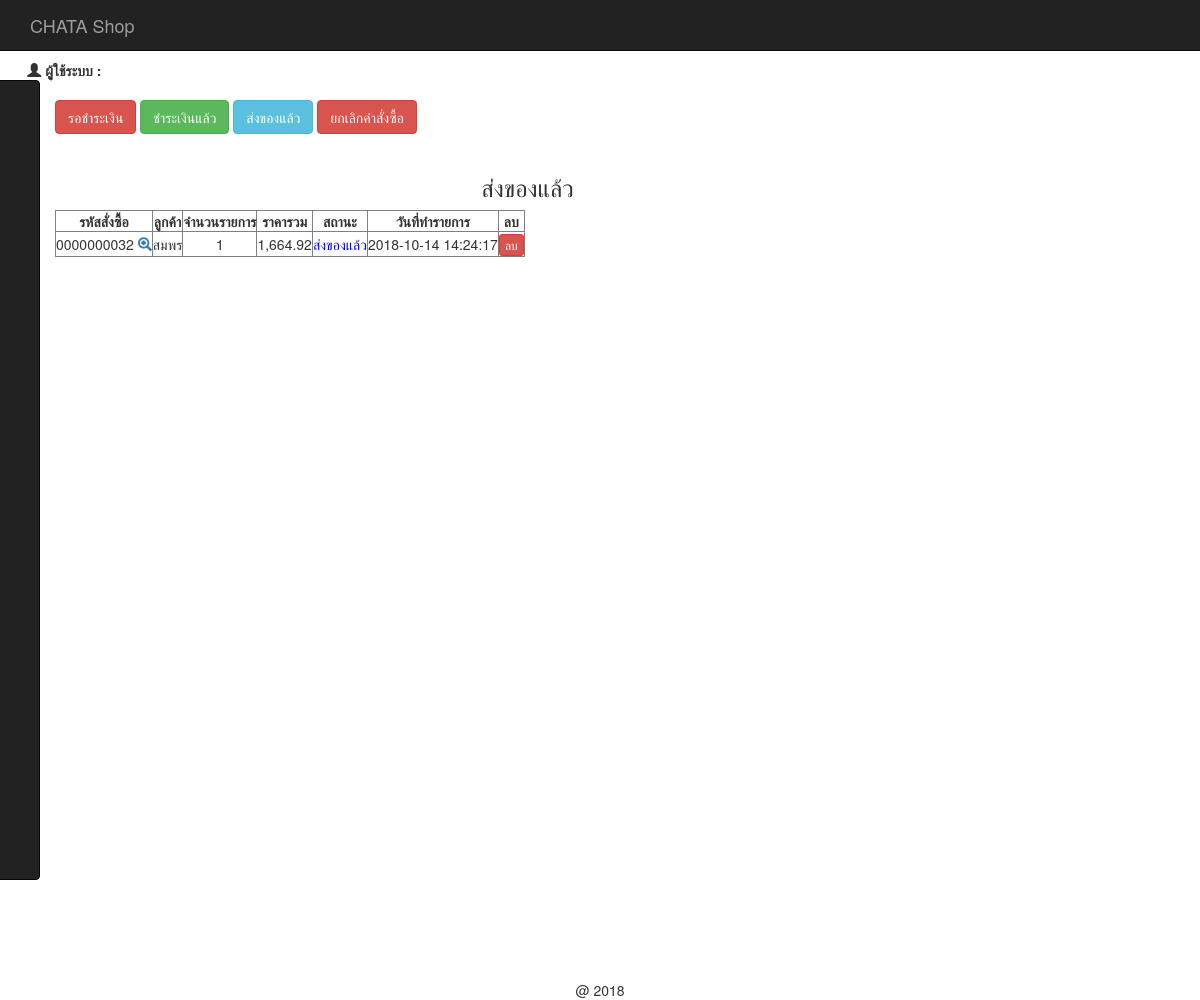
The app's page /backend/index.php?act=show-post (signed in), older data.
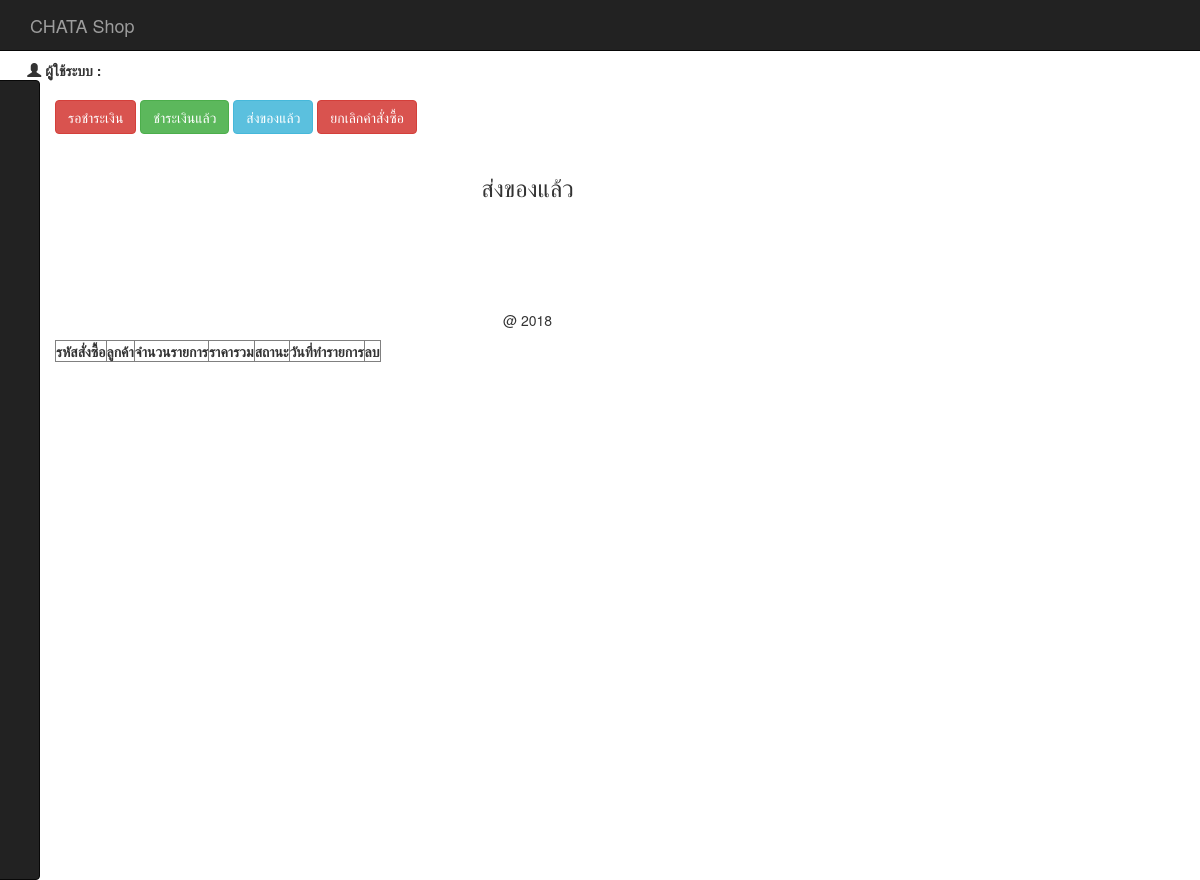
The same page, newer data.
### tables this page shows
CREATE TABLE `tbl_order` (
  `order_id` int(10) UNSIGNED ZEROFILL NOT NULL,
  `mem_id` int(11) NOT NULL,
  `name` varchar(100) NOT NULL,
  `address` varchar(500) NOT NULL,
  `email` varchar(100) NOT NULL,
  `phone` varchar(10) NOT NULL,
  `order_status` int(1) NOT NULL,
  `pay_slip` varchar(200) DEFAULT NULL,
  `b_name` varchar(100) DEFAULT NULL,
  `b_number` varchar(200) DEFAULT NULL,
  `pay_date` date DEFAULT NULL,
  `pay_amount` float(10,2) DEFAULT NULL,
  `postcode` varchar(30) DEFAULT NULL,
  `order_date` datetime NOT NULL
);

### backend/mm.php (called while the page is built, shortened)
<?php
if (!function_exists("GetSQLValueString")) {
function GetSQLValueString($theValue, $theType, $theDefinedValue = "", $theNotDefinedValue = "")
{
  $theValue = function_exists("mysql_real_escape_string") ? mysql_real_escape_string($theValue) : mysql_escape_string($theValue);
  switch ($theType) {
    case "text":
      $theValue = ($theValue != "") ? "'" . $theValue . "'" : "NULL";
      break;
    case "long":
    case "int":
      $theValue = ($theValue != "") ? intval($theValue) : "NULL";
      break;
  }
  return $theValue;
}
}
?>

### backend/show_cart_post.php (the view, shortened to what this page needs)
<?php require_once('../Connections/condb.php'); ?>
<?php
$query_mycart = sprintf("SELECT o.order_id as oid, o.mem_id, o.order_status, o.order_date, o.name , d.order_id , count(d.order_id) as coid , SUM(d.total) as ctotal FROM tbl_order as o, tbl_order_detail as d WHERE o.order_id = d.order_id AND o.order_status = 3 GROUP BY o.order_id ORDER BY o.order_id DESC " , GetSQLValueString($colname_mycart , "int"));
$mycart = mysql_query($query_mycart , $condb) or die(mysql_error());
$row_mycart = mysql_fetch_assoc($mycart);
$totalRows_mycart = mysql_num_rows($mycart);
?>
<h3 align="center">ส่งของแล้ว</h3>
<table id="example" class="display" cellspacing="0" border="1">
	<thead>
		<tr>
			<th>รหัสสั่งซื้อ</th>
			<th>ลูกค้า</th>
			<th>จำนวนรายการ</th>
			<th>ราคารวม</th>
			<th>สถานะ</th>
			<th>วันที่ทำรายการ</th>
			<th> <center> ลบ </center></th>
		</tr>
	</thead>
	<?php if ($totalRows_mycart > 0) { ?>
		<?php do { ?>
			<tr>
				<td>
					<?php echo $row_mycart['oid'];?>
					<span id="hp">
						<a href="index.php?order_id=<?php echo $row_mycart['oid'];?>&act=show-order">
							<span class="glyphicon glyphicon-zoom-in"></span>
						</a>
					</span>
				</td>
				<td align="center">
					<?php echo $row_mycart['name'];?>
				</td>
				<td align="center">
					<?php echo $row_mycart['coid'];?>
				</td>
				<td align="center">
					<?php echo number_format($row_mycart['ctotal'],2);?>
				</td>
				<td align="center">
					<font color="red">
						<?php $status = $row_mycart['order_status'];
						include('status.php');
						?>
					</font>
				</td>
				<td> <?php echo $row_mycart['order_date'];?></td>
				<td><center>
					<a href="del_order.php?order_id=<?php echo $row_mycart['oid'];?>" class="btn btn-danger btn-xs" onClick="return confirm('ยืนยันการลบ');">
					ลบ </a></center>
				</td>
			</tr>
		<?php } while ($row_mycart = mysql_fetch_assoc($mycart)); ?>
	</table>
	<?php
}
?>

### backend/index.php (shortened to what this page needs)
<!DOCTYPE html>
<html lang="en">
<head>
  <?php include('h.php');?>
  <?php include('datatable.php');?>
  <span id="hp">
    <?php include('menu.php');?>
  </span>
</head>
<body>
  <?php include('navbar.php');?>
  <div class="container">
  	<div class="row">
      <div class="col-md-10 " >
        <br />
        <a href="index.php" class="btn btn-danger" id="hp">รอชำระเงิน</a>
        <a href="index.php?act=show-payed" class="btn btn-success" id="hp">ชำระเงินแล้ว</a>
        <a href="index.php?act=show-post" class="btn btn-info" id="hp">ส่งของแล้ว</a>
        <a href="index.php?act=show-cancel" class="btn btn-danger" id="hp">ยกเลิกคำสั่งซื้อ</a>
        <br />
        <br />
        <?php
        $act = $_GET['act'];
        if ($act =='show-order') {
          include('detail_order_after_cartdone.php');
        }elseif ($act == 'show-payed'){
          include('show_cart_pay.php');
        }elseif ($act == 'show-post') {
          include('show_cart_post.php');
        }elseif ($act == 'show-cancel'){
          include('show_cancel_cart.php');
        }else{
          include('show_new_cart.php');
        }
        ?>
      </div>
    </div>
  </div>
</body>
</html>
<?php include('f.php');?>

### backend/h.php (shortened to what this page needs)
<link href="../css/bootstrap.min.css" rel="stylesheet">
<link href="../css/style.css" rel="stylesheet">

### backend/datatable.php (shortened to what this page needs)
<link rel="stylesheet" type="text/css" href="../dt/jquery.dataTables.min.css">

### backend/menu.php (shortened to what this page needs)
<br>
<br>
<br>
<?php include('mm.php');?>
&nbsp;&nbsp;&nbsp;&nbsp;&nbsp;&nbsp;&nbsp;<b class="glyphicon glyphicon-user"> </b>&nbsp;<b>ผูู้ใช้ระบบ : <?php echo $row_mm['admin_name'];?></b>
<br>
<nav class="navbar navbar-inverse sidebar">
</nav>

### backend/navbar.php (shortened to what this page needs)
<nav class="navbar navbar-inverse navbar-fixed-top">
  <div class="container-fluid">
    <div class="navbar-header">
      <a class="navbar-brand" href="#">CHATA Shop</a>
    </div>
  </div>
</nav>

### backend/status.php
<?php
if ($status == 1) {
	echo "<font color='red'>";
	echo "รอชำระเงิน";
	echo "</font>";
}elseif ($status == 2) {
	echo "<font color='green'>";
	echo "ชำระเงินแล้ว";
	echo "</font>";
}elseif ($status == 3) {
	echo "<font color='blue'>";
	echo "ส่งของแล้ว";
	echo "</font>";
}elseif ($status == 4) {
	echo "<font color='#862d2d'>";
	echo "ยกเลิกคำสั่งซื้อ";
	echo "</font>";
}
?>

### backend/f.php (shortened to what this page needs)
<p align="center" style="padding-top:100px">
@ 2018
</p>

### css/style.css (style rules this page uses)
th { text-align:center; }

### backend/menu.php (style rules this page uses)
body,html { height: 100%; }
nav.sidebar, .main { -webkit-transition: margin 200ms ease-out; -moz-transition: margin 200ms ease-out; -o-transition: margin 200ms ease-out; transition: margin 200ms ease-out; }
@media (min-width: 765px) { nav.sidebar.navbar.sidebar>.container .navbar-brand, .navbar>.container-fluid .navbar-brand { margin-left: 0px; } }
@media (min-width: 765px) { nav.sidebar { width: 200px; height: 100%; margin-left: -160px; float: left; margin-bottom: 0px; } }

Row changes from the older to the newer data that the page shows:
no longer on this page (row edited): tbl_order: order_id "0000000032", name "สมพร", coid "1", ctotal "1,664.92", order_status "ส่งของแล้ว", order_date "2018-10-14 14:24:17"
